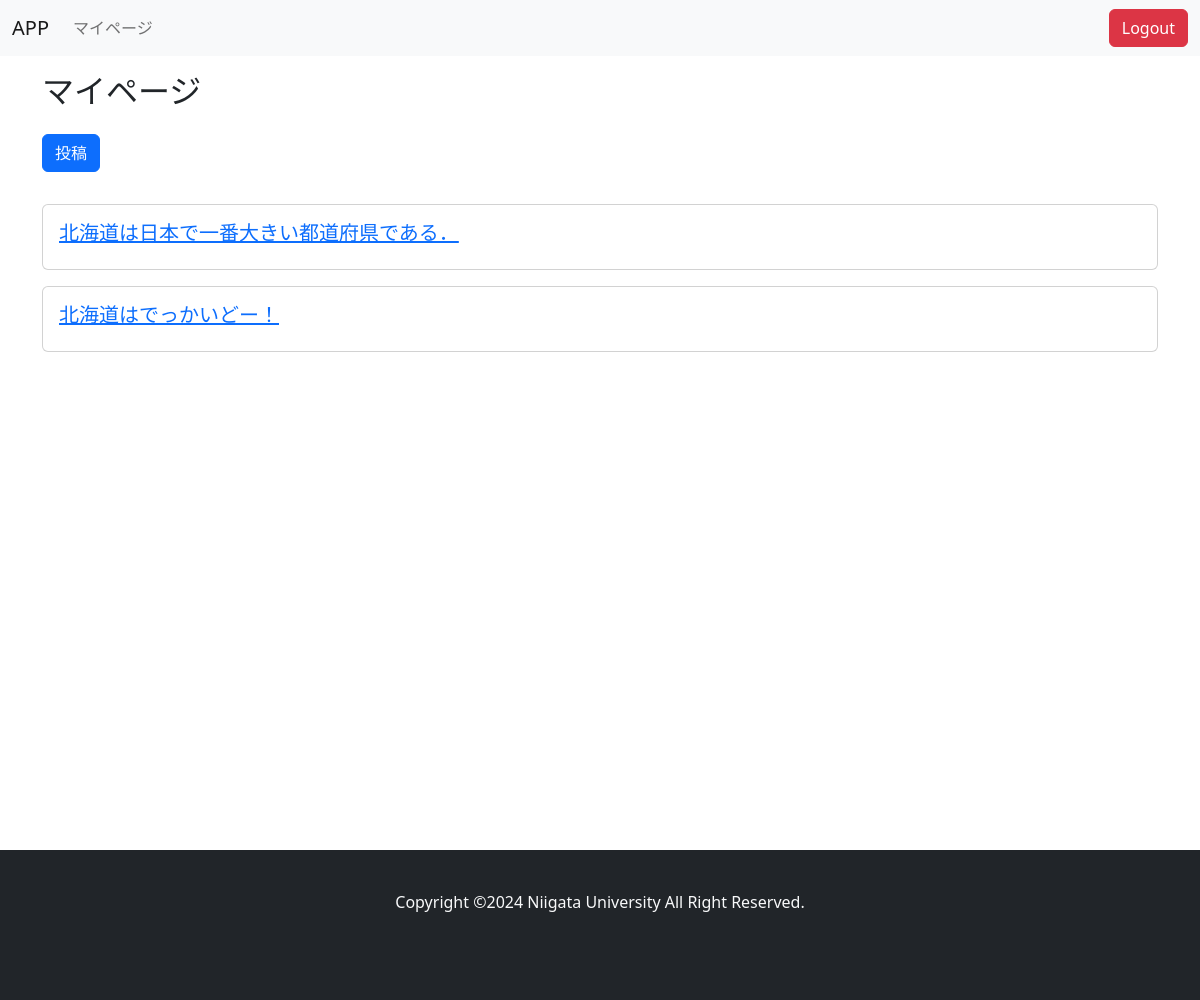
Page /mypage/ (signed in) on the earlier database version.
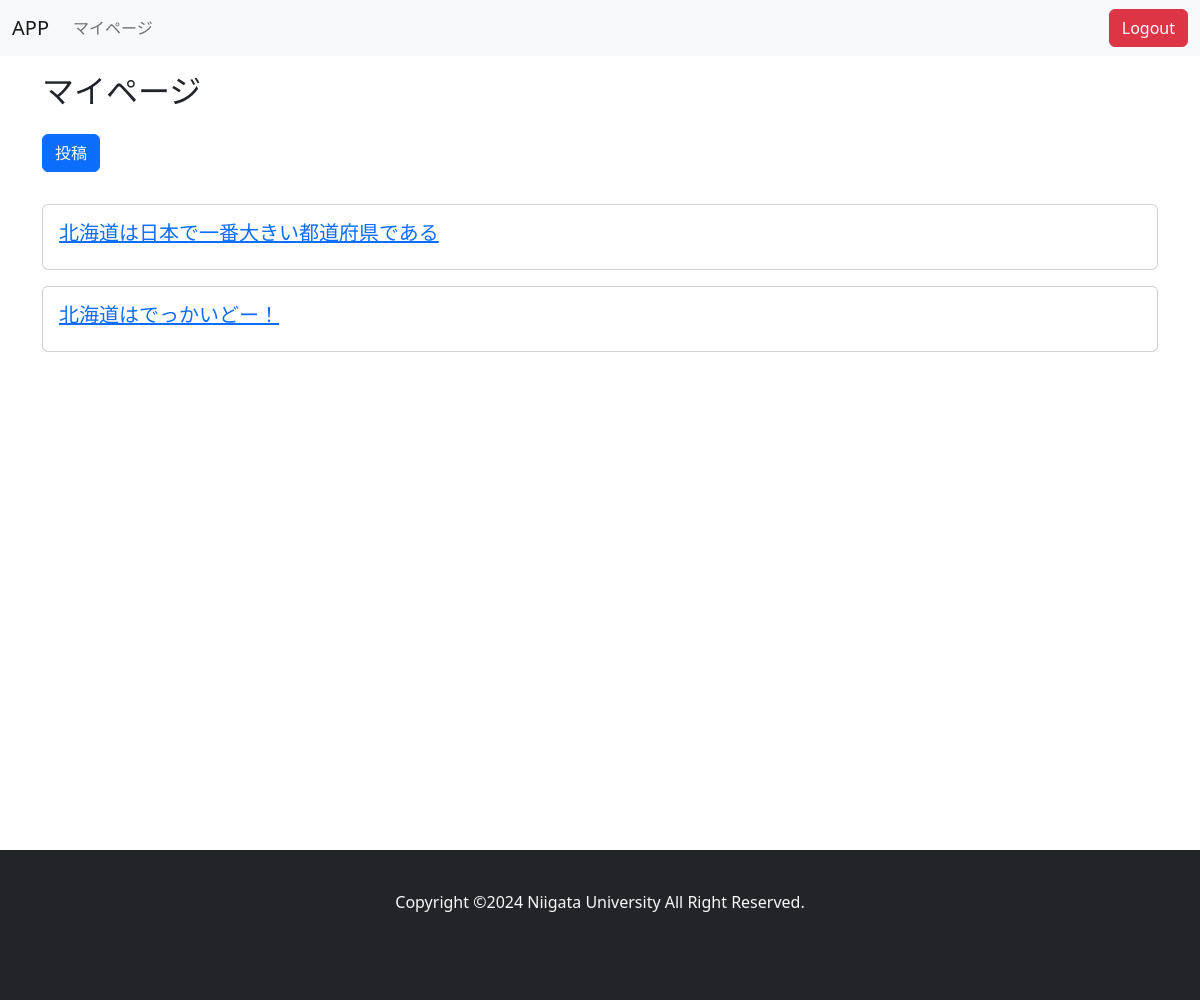
Same page on the later database version.
### main/models.py (models this page shows, shortened)
class Post(models.Model):
    CATEGORY_CHOICES = [
        ('地理', '地理'),
        ('歴史', '歴史'),
        ('人物', '人物'),
        ('自然', '自然'),
        ('伝統', '伝統'),
        ('スポーツ', 'スポーツ'),
        ('食', '食'),
        ('文化', '文化'),
        ('芸能', '芸能'),
        ('特産品', '特産品'),
        ('方言', '方言'),
        ('その他', 'その他'),
    ]
    PREFECTURE_CHOICES = [
        ('北海道', '北海道'),
        ('青森県', '青森県'),
        ('岩手県', '岩手県'),
        ('宮城県', '宮城県'),
        ('秋田県', '秋田県'),
        ('山形県', '山形県'),
        ('福島県', '福島県'),
        ('茨城県', '茨城県'),
        ('栃木県', '栃木県'),
        ('群馬県', '群馬県'),
        ('埼玉県', '埼玉県'),
        ('千葉県', '千葉県'),
        ('東京都', '東京都'),
        ('神奈川県', '神奈川県'),
        ('新潟県', '新潟県'),
        ('富山県', '富山県'),
        ('石川県', '石川県'),
        ('福井県', '福井県'),
        ('山梨県', '山梨県'),
        ('長野県', '長野県'),
        ('岐阜県', '岐阜県'),
        ('静岡県', '静岡県'),
        ('愛知県', '愛知県'),
        ('三重県', '三重県'),
        ('滋賀県', '滋賀県'),
        ('京都府', '京都府'),
        ('大阪府', '大阪府'),
        ('兵庫県', '兵庫県'),
        ('奈良県', '奈良県'),
        ('和歌山県', '和歌山県'),
        ('鳥取県', '鳥取県'),
        ('島根県', '島根県'),
        ('岡山県', '岡山県'),
        ('広島県', '広島県'),
        ('山口県', '山口県'),
        ('徳島県', '徳島県'),
        ('香川県', '香川県'),
        ('愛媛県', '愛媛県'),
        ('高知県', '高知県'),
        ('福岡県', '福岡県'),
        ('佐賀県', '佐賀県'),
        ('長崎県', '長崎県'),
        ('熊本県', '熊本県'),
        ('大分県', '大分県'),
        ('宮崎県', '宮崎県'),
        ('鹿児島県', '鹿児島県'),
        ('沖縄県', '沖縄県'),
    ]
    title = models.CharField(max_length=20)
    category = models.CharField(max_length=20, choices=CATEGORY_CHOICES)
    prefecture = models.CharField(max_length=20, choices=PREFECTURE_CHOICES)
    content = models.TextField(blank=True, null=True)
    user = models.ForeignKey(User, on_delete=models.CASCADE)
    like = models.ManyToManyField(User, related_name='related_post', blank=True)
    create_at = models.DateTimeField()
    update_at = models.DateTimeField()
    class Meta:
        db_table = 'posts'
        ordering = ["-create_at"]

### main/views.py (the view)
# urls.py: path("mypage/", MyPageView.as_view(), name="mypage"),
class MyPageView(LoginRequiredMixin, ListView):
    template_name = "main/mypage.html"
    model = Post
    def get_queryset(self):
        user = self.request.user
        user_posts = Post.objects.filter(user=user)
        return user_posts

### templates/main/mypage.html (shortened to what this page needs)
{% extends "base.html" %}
{% block content %}
<div class="container mt-3">
    <h2>マイページ</h2>
    <div><a class="btn btn-primary my-3" href="{% url 'main:trivia-create' %}">投稿</a></div>
    {% for object in object_list %}
        <div class="card my-3">
            <div class="card-body">
                <h5><a href="{% url 'main:trivia-detail' pk=object.id %}">{{object.title}}</a></h5>
            </div>
        </div>
    {% endfor %}
</div>
{% endblock %}

Differences in the rows shown:
changed Post: title "北海道は日本で一番大きい都道府県である．" → "北海道は日本で一番大きい都道府県である"
